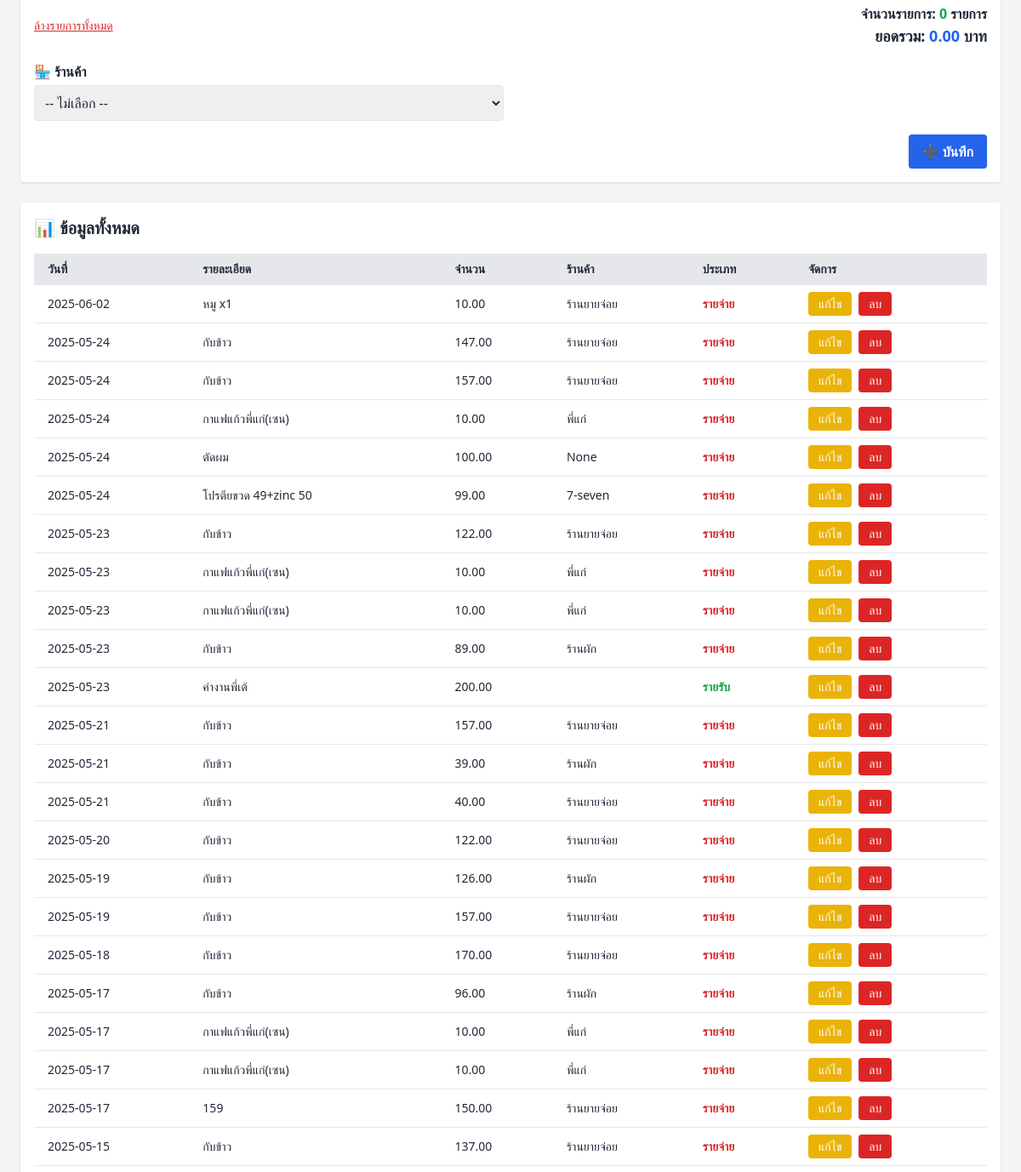
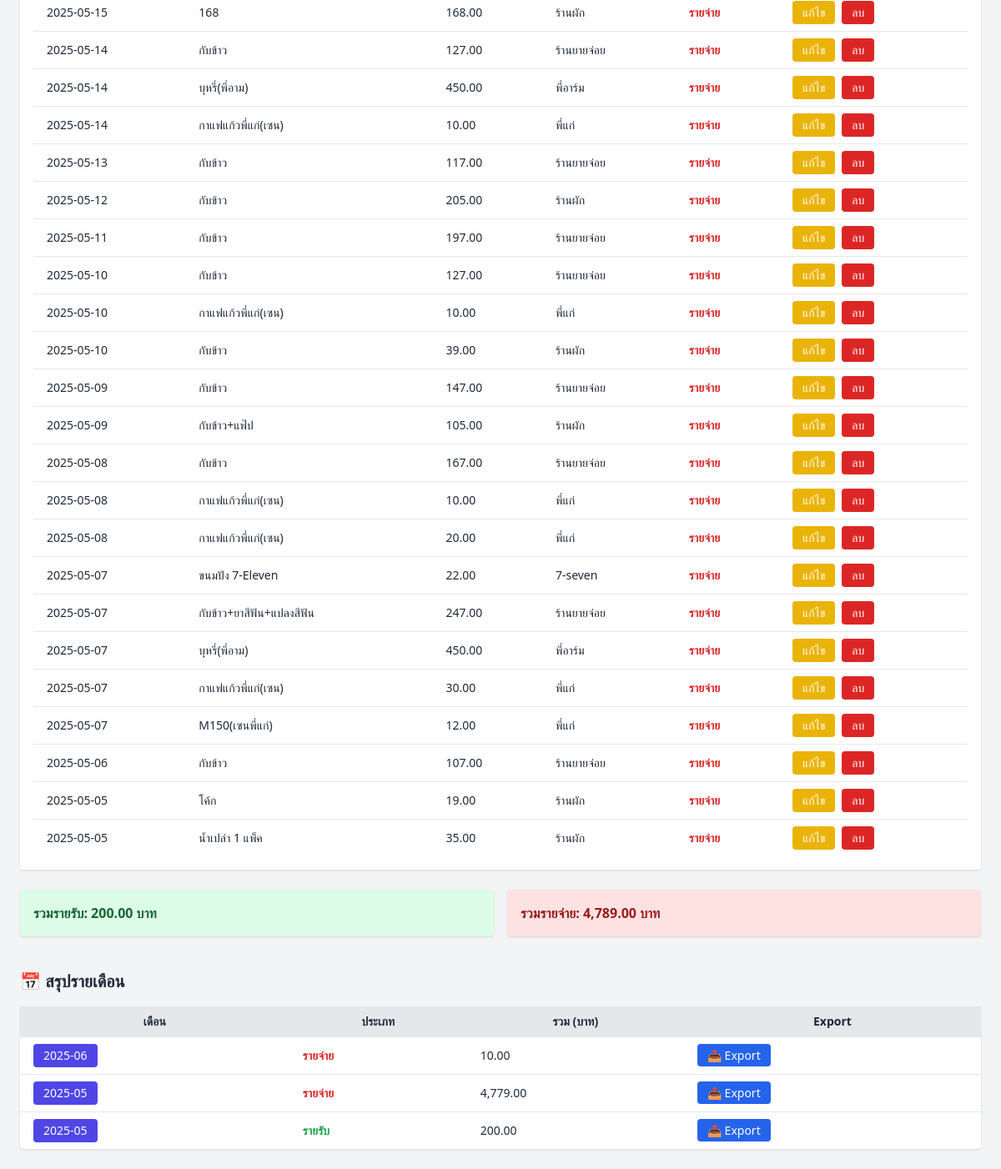
The page /income-expense (lower part) on the database as committed earlier (2 pictures, top to bottom).
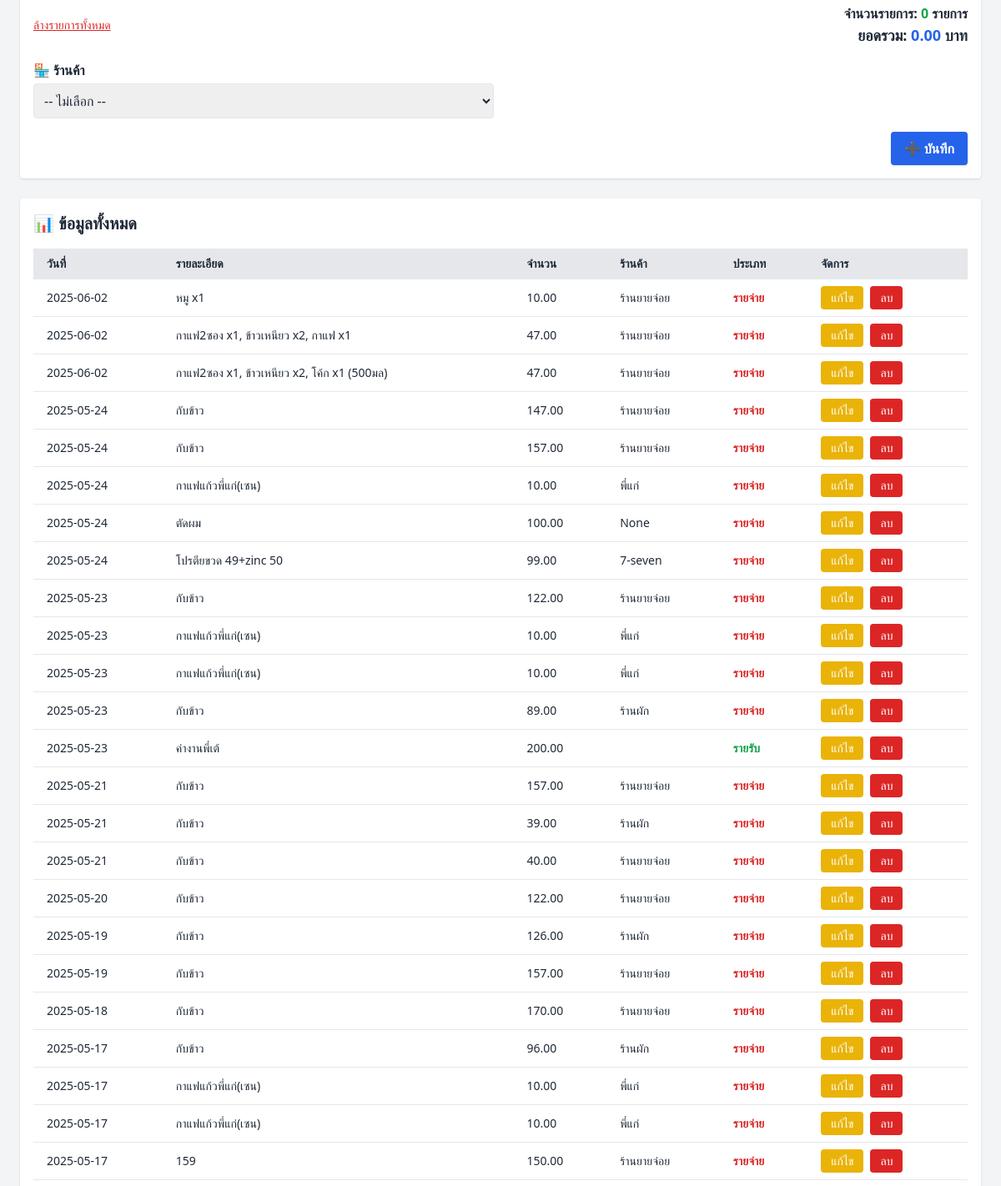
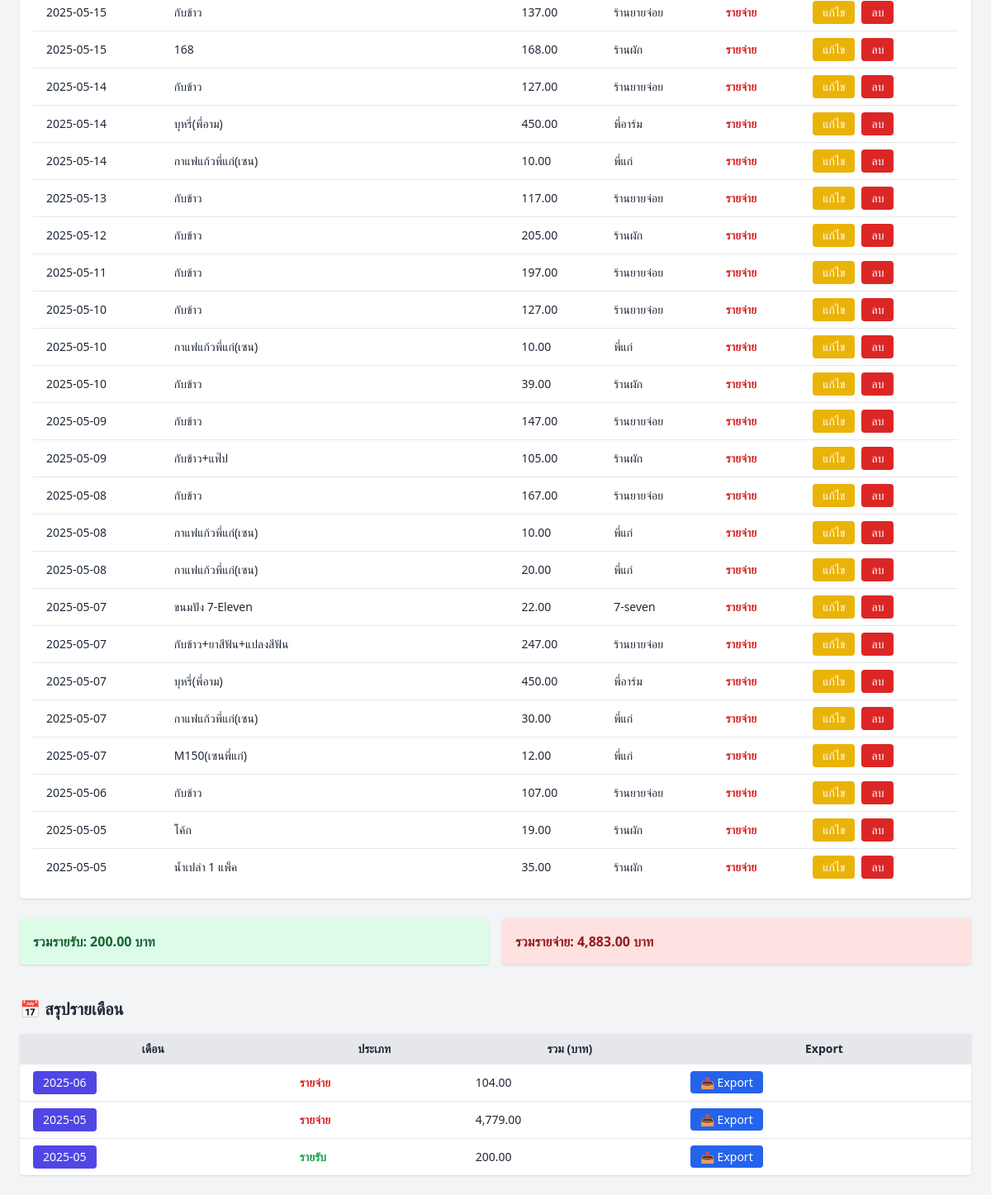
The same page on the database as committed later (2 pictures, top to bottom).
### tables this page shows
CREATE TABLE income_expense (
            id INTEGER PRIMARY KEY AUTOINCREMENT,
            date TEXT,
            description TEXT,
            amount REAL,
            category TEXT
        , vendor TEXT, created_at TEXT);

### app.py (the view, shortened to what this page needs)
@app.route('/income-expense', methods=['GET', 'POST'])
def income_expense():
    conn = get_db_connection()
    records = conn.execute('SELECT * FROM income_expense ORDER BY date DESC').fetchall()
    total_income = conn.execute('SELECT SUM(amount) FROM income_expense WHERE category="income"').fetchone()[0] or 0
    total_expense = conn.execute('SELECT SUM(amount) FROM income_expense WHERE category="expense"').fetchone()[0] or 0
    monthly_summary = conn.execute('''
                                   SELECT strftime('%Y-%m', date) AS month, category, SUM(amount) AS total
                                   FROM income_expense
                                   GROUP BY month, category
                                   ORDER BY month DESC
                                   ''').fetchall()
    conn.close()
    return render_template('income_expense.html', records=records,
                           total_income=total_income, total_expense=total_expense,
                           monthly_summary=monthly_summary)

### app.py (called while the page is built)
def get_db_connection():
    conn = sqlite3.connect(DB_FILE)
    conn.row_factory = sqlite3.Row
    return conn

### templates/income_expense.html (shortened to what this page needs)
<!DOCTYPE html>
<html lang="th">
<head>
  <script src="{{ url_for('static', filename='js/tailwind.min.js') }}"></script>
</head>
<body class="bg-gray-100 text-gray-800 p-6">
<form method="POST" class="bg-white p-4 rounded shadow mb-6 grid grid-cols-1 md:grid-cols-2 gap-4">
  <div class="md:col-span-2">
    <div class="mt-2 flex justify-between items-center">
      <button type="button" onclick="clearAllItems()"
              class="text-red-600 hover:text-red-800 text-sm underline">
        ล้างรายการทั้งหมด
      </button>
      <div class="text-right">
        <span class="font-semibold">จำนวนรายการ: <span id="total-items" class="text-green-600">0</span> รายการ</span>
        <br>
        <span class="font-semibold text-lg">ยอดรวม: <span id="total-amount" class="text-blue-600">0.00</span> บาท</span>
      </div>
    </div>
  </div>
  <div>
    <label class="block font-semibold mb-1">🏪 ร้านค้า</label>
    <select name="vendor" class="w-full border rounded p-2">
      <option value="">-- ไม่เลือก --</option>
    </select>
  </div>
  <div class="md:col-span-2 text-right">
    <button type="submit" class="bg-blue-600 hover:bg-blue-700 text-white font-semibold px-4 py-2 rounded shadow">
      ➕ บันทึก
    </button>
  </div>
</form>
  <div class="bg-white p-4 rounded shadow">
    <h2 class="text-xl font-semibold mb-4">📊 ข้อมูลทั้งหมด</h2>
    <table class="w-full table-auto text-sm">
      <thead class="bg-gray-200 text-left">
        <tr>
          <th class="px-4 py-2">วันที่</th>
          <th class="px-4 py-2">รายละเอียด</th>
          <th class="px-4 py-2">จำนวน</th>
          <th class="px-4 py-2">ร้านค้า</th>
          <th class="px-4 py-2">ประเภท</th>
          <th class="px-4 py-2">จัดการ</th>
        </tr>
      </thead>
      <tbody>
        {% for r in records %}
        <tr class="border-t hover:bg-gray-50">
          <td class="px-4 py-2">{{ r['date'] }}</td>
          <td class="px-4 py-2">{{ r['description'] }}</td>
          <td class="px-4 py-2">{{ '{:,.2f}'.format(r['amount']) }}</td>
          <td class="px-4 py-2">{{ r['vendor'] }}</td>
          <td class="px-4 py-2">
            {% if r['category'] == 'income' %}
              <span class="text-green-600 font-semibold">รายรับ</span>
            {% else %}
              <span class="text-red-600 font-semibold">รายจ่าย</span>
            {% endif %}
          </td>
          <td class="px-4 py-2 flex gap-2">
            <form method="get" action="{{ url_for('edit_income_expense', id=r['id']) }}">
              <button class="px-3 py-1 bg-yellow-500 text-white rounded hover:bg-yellow-600">แก้ไข</button>
            </form>
            <form method="post" action="{{ url_for('delete_income_expense', id=r['id']) }}" onsubmit="return confirm('ยืนยันการลบรายการนี้?');">
              <button class="px-3 py-1 bg-red-600 text-white rounded hover:bg-red-700">ลบ</button>
            </form>
          </td>
        </tr>
        {% endfor %}
      </tbody>
    </table>
  </div>
  <div class="mt-6 grid grid-cols-1 md:grid-cols-2 gap-4">
    <div class="bg-green-100 p-4 rounded shadow text-green-800 font-bold">
      รวมรายรับ: {{ '{:,.2f}'.format(total_income) }} บาท
    </div>
    <div class="bg-red-100 p-4 rounded shadow text-red-800 font-bold">
      รวมรายจ่าย: {{ '{:,.2f}'.format(total_expense) }} บาท
    </div>
  </div>
  <h2 class="text-xl font-bold mt-10 mb-4">📅 สรุปรายเดือน</h2>
  <table class="w-full table-auto text-sm bg-white shadow rounded">
    <thead class="bg-gray-200">
      <tr>
        <th class="px-4 py-2">เดือน</th>
        <th class="px-4 py-2">ประเภท</th>
        <th class="px-4 py-2">รวม (บาท)</th>
        <th class="px-4 py-2">Export</th>
      </tr>
    </thead>
    <tbody>
      {% for row in monthly_summary %}
      <tr class="border-t hover:bg-gray-50">
        <td class="px-4 py-2">
          <form method="get" action="{{ url_for('income_expense_month_view', year_month=row['month']) }}">
            <button class="text-white bg-indigo-600 px-3 py-1 rounded hover:bg-indigo-700">
              {{ row['month'] }}
            </button>
          </form>
        </td>
        <td class="px-4 py-2">
          {% if row['category'] == 'income' %}
            <span class="text-green-600 font-semibold">รายรับ</span>
          {% else %}
            <span class="text-red-600 font-semibold">รายจ่าย</span>
          {% endif %}
        </td>
        <td class="px-4 py-2">{{ '{:,.2f}'.format(row['total']) }}</td>
        <td class="px-4 py-2">
          <a href="{{ url_for('export_income_expense_month', category=row['category'], year_month=row['month']) }}"
             class="text-sm px-3 py-1 rounded bg-blue-600 text-white hover:bg-blue-700">
            📤 Export
          </a>
        </td>
      </tr>
      {% endfor %}
    </tbody>
  </table>
</body>
</html>

Rows that differ between the two databases and show on the page:
added income_expense: date "2025-06-02", description "กาแฟ2ซอง x1, ข้าวเหนียว x2, กาแฟ x1", amount "47.00", vendor "ร้านยายจ่อย", category "รายจ่าย"
added income_expense: date "2025-06-02", description "กาแฟ2ซอง x1, ข้าวเหนียว x2, โค้ก x1 (500มล)", amount "47.00", vendor "ร้านยายจ่อย", category "รายจ่าย"
Other text that changed with them:
{{ '{:,.2f}'.format(total_expense) }}: "4,789.00" → "4,883.00"
new list line: "2025-06 รายจ่าย 104.00 📤 Export"
list line gone: "2025-06 รายจ่าย 10.00 📤 Export"
